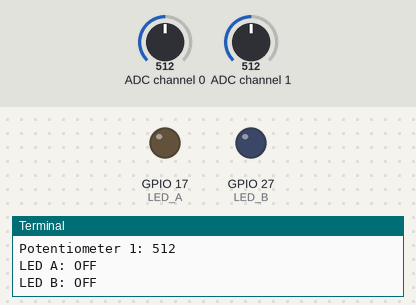
Recording of a program running on a simulated Raspberry Pi (BCM pin numbers). On the bench: output pins drawn as LEDs (lit = HIGH), the last lines printed to the terminal. The inputs (shaded band) are chosen by the test bench; at power-on: ADC channel 0 = 512, ADC channel 1 = 512 (analog values on the 0–1023 scale).

Above: at 1.2 s.
1.3 s: ADC channel 0 set to 555
2.8 s: ADC channel 0 set to 576
At 3.8 s:
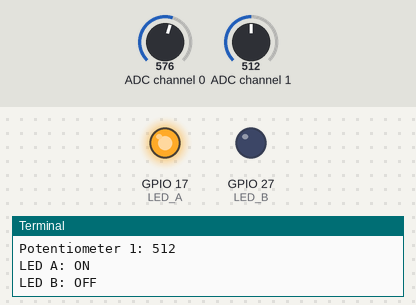
4.5 s: ADC channel 1 set to 615
6.0 s: ADC channel 1 set to 639
At 6.3 s:
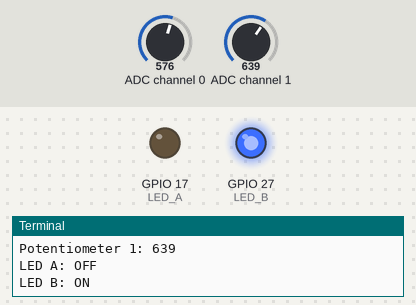
7.5 s: ADC channel 1 set to 538
9.0 s: ADC channel 1 set to 512
At 10.0 s:
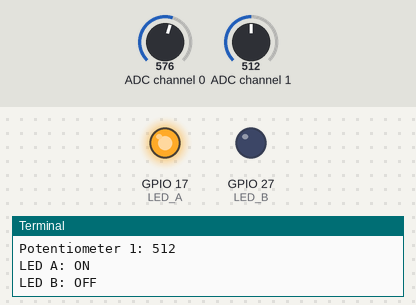
Timing chart, 0 to 11.5 s (numbered marks = the images above; inputs shaded):
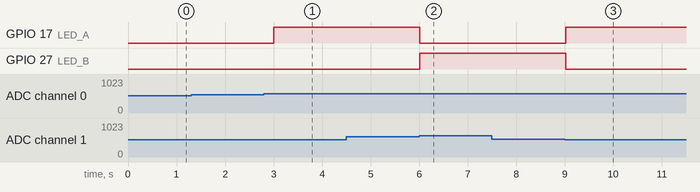

Measured:
- the behaviour switches between 562 and 563 on ADC channel 0 (found by bisection; images 0 and 1)
- the behaviour switches between 626 and 627 on ADC channel 1 (found by bisection; images 1 and 2)
- the behaviour switches between 526 and 525 on ADC channel 1 (found by bisection; images 2 and 3)
- after the input at 2.8 s, GPIO 17 (LED_A): LOW → HIGH after 0.21 s
- after the input at 6.0 s, GPIO 17 (LED_A): HIGH → LOW at once; GPIO 27 (LED_B): LOW → HIGH at once
- after the input at 9.0 s, GPIO 17 (LED_A): LOW → HIGH at once; GPIO 27 (LED_B): HIGH → LOW at once

The program:

Ex2.py
```python
import spidev
import time
import RPi.GPIO as GPIO

spi = spidev.SpiDev()
spi.open(0, 0)
spi.max_speed_hz = 1000000


def read_adc(adc_num):
    if not 0 <= adc_num <= 7:
        return -1
    r = spi.xfer2([1, (8 + adc_num) << 4, 0])
    time.sleep(0.00005)
    adc_out = ((r[1] & 3) << 8) + r[2]
    return adc_out


LED_A = 17
LED_B = 27

GPIO.setwarnings(False)
GPIO.setmode(GPIO.BCM)

GPIO.setup(LED_A, GPIO.OUT)
GPIO.setup(LED_B, GPIO.OUT)

led_a_val = GPIO.LOW
led_b_val = GPIO.LOW

while True:
    tmp0 = read_adc(0)
    tmp1 = read_adc(1)

    # Determine absolute difference between 2 potentiometers
    diff = abs(tmp0 - tmp1)

    print(f"Potentiometer 0: {tmp0}")
    print(f"Potentiometer 1: {tmp1}")

    # Change LED state only if difference is outside hysteresis gap
    # tolerance of 50
    if diff > 50:
        led_a_val = GPIO.HIGH if tmp0 > tmp1 else GPIO.LOW
        led_b_val = GPIO.LOW if tmp0 > tmp1 else GPIO.HIGH

    GPIO.output(LED_A, led_a_val)
    GPIO.output(LED_B, led_b_val)

    print(f"LED A: {'ON' if led_a_val == GPIO.HIGH else 'OFF'}")
    print(f"LED B: {'ON' if led_b_val == GPIO.HIGH else 'OFF'}")

    time.sleep(.5)
```
